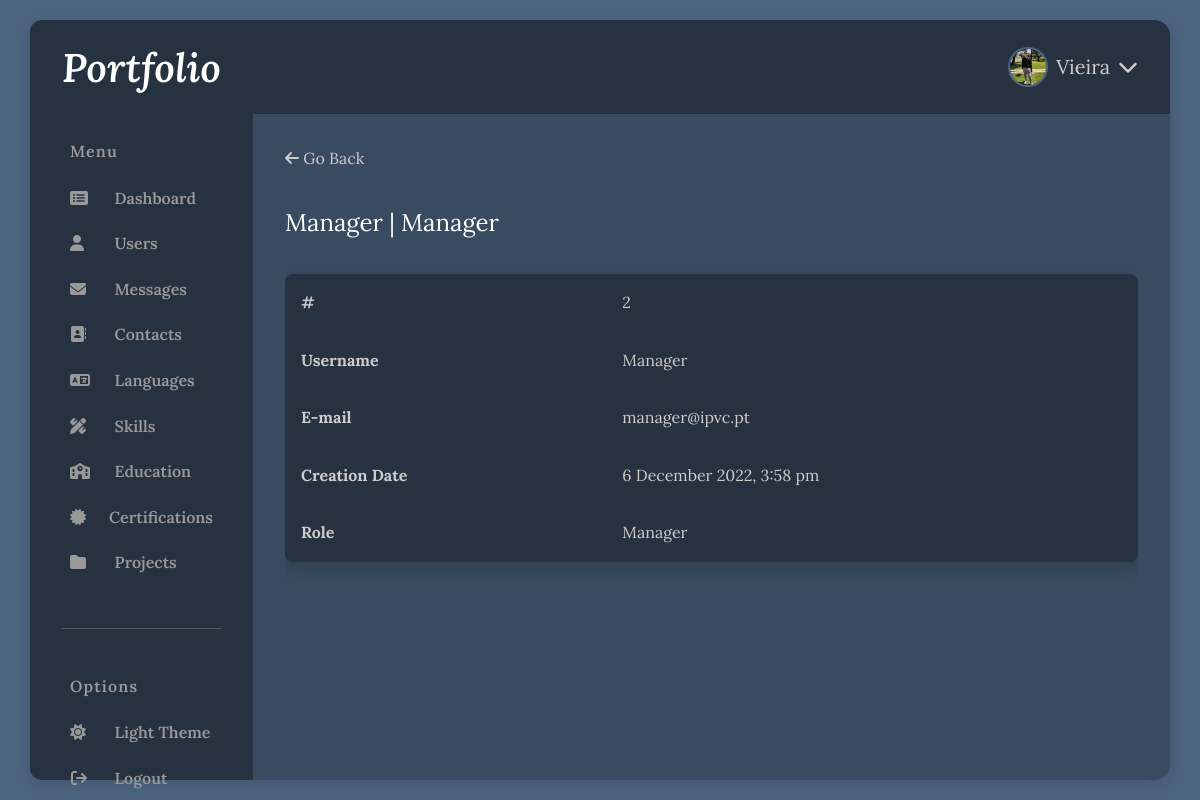
The app's page /pages/users/details_user.php?id=2 (signed in), older data.
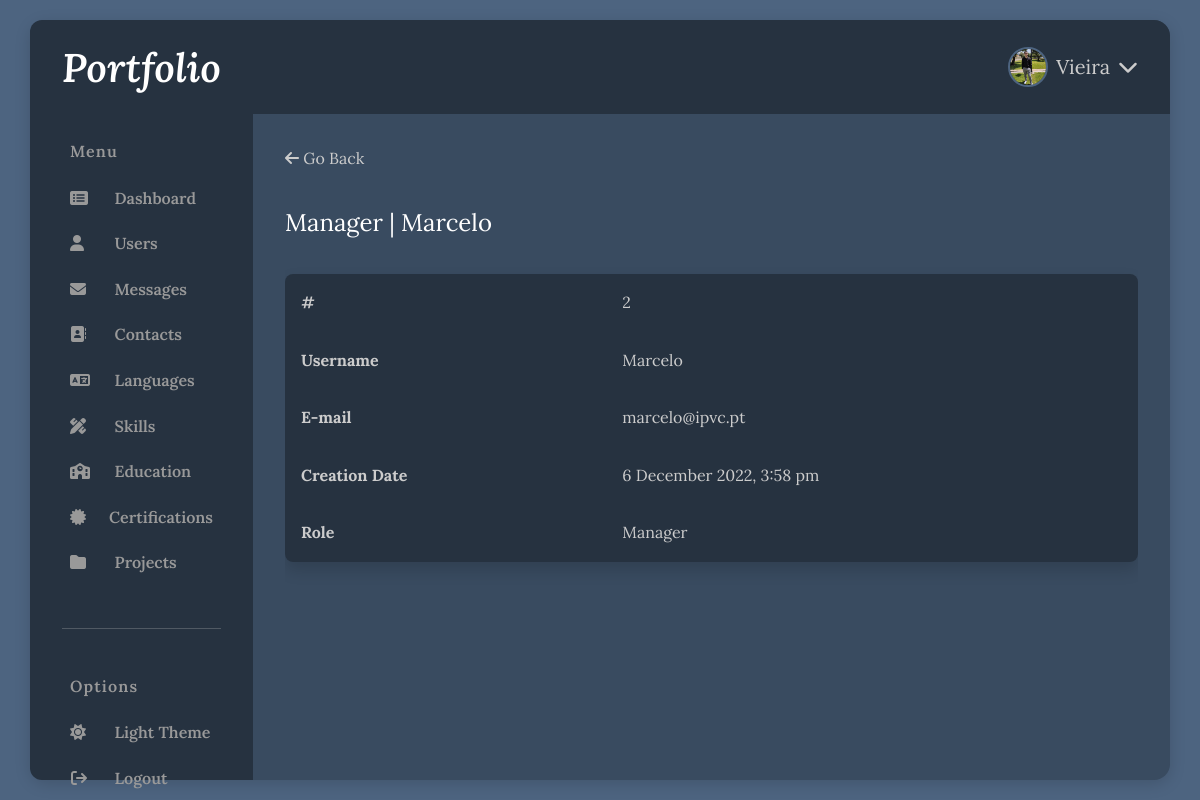
The same page, newer data.
### tables this page shows
CREATE TABLE tblSection (
    id              int primary key auto_increment,
    section         varchar(50),
    icon            varchar(50)
);

CREATE TABLE tblUser (
    id              int primary key auto_increment,
    username        varchar(100),
    email           varchar(100),
    pass            varchar(100),
    imgPath         varchar(255),
    dtCreated       datetime default current_timestamp,
    role            int default 2,  
    state           int default 2,  
    FOREIGN KEY (role) REFERENCES tblRole(id),
    FOREIGN KEY (state) REFERENCES tblUserState(id)
);

### src/pages/users/details_user.php (the view, shortened to what this page needs)
<?php
require_once('../../config/config.php');
$sql = "SELECT * FROM tblUser WHERE id = :id";
$stmt = $conn->prepare($sql);
$stmt->bindParam(':id', $_GET['id'], PDO::PARAM_INT);
$stmt->execute();
$userx = $stmt->fetch(PDO::FETCH_ASSOC);
?>
<!DOCTYPE html>
<html lang="en">
<head>
    <?php require_once('../../components/head_links.php'); ?>
</head>
<body>
<div id="dashboard-wrapper">
    <div id="dashboard-container">
        <?php require_once('../../components/sidebar.php'); ?>
        <main>
            <?php require_once('../../components/navbar.php'); ?>
            <article id="users">
                <div class="go-back" onclick="window.location.href='./'">
                    <i class="fa-solid fa-arrow-left"></i>
                    <span>Go Back</span>
                </div>
                <div class="article-title">
                    <?php echo ($userx['role'] == 1) ? "Admin" : "Manager"; echo " | "; echo $userx['username']; ?>
                </div>
                <table class="table shadow">
                    <tr>
                        <th>#</th>
                        <td><?php echo $userx['id']; ?></td>
                    </tr>
                    <tr>
                        <th>Username</th>
                        <td><?php echo $userx['username']; ?></td>
                    </tr>
                    <tr>
                        <th>E-mail</th>
                        <td><?php echo $userx['email']; ?></td>
                    </tr>
                    <tr>
                        <th>Creation Date</th>
                        <td><?php echo date("j F Y, g:i a", strtotime($userx['dtCreated'])) ?></td>
                    </tr>
                    <tr>
                        <th>Role</th>
                        <td><?php echo ($userx['role'] == 1) ? "Admin" : "Manager"; ?></td>
                    </tr>
                </table>
            </article>
        </main>
    </div>
</div>
</body>
</html>

### src/components/head_links.php (shortened to what this page needs)
<link rel="stylesheet" href="../../assets/libs/fontawesome-free-6.2.0-web/css/fontawesome.css">
<link rel="stylesheet" href="../../assets/libs/fontawesome-free-6.2.0-web/css/brands.css">
<link rel="stylesheet" href="../../assets/libs/fontawesome-free-6.2.0-web/css/solid.css">
<link rel="stylesheet" href="../../assets/styles/bootstrap.min.css" />
<link rel="stylesheet" href="../../assets/styles/main.css" />

### src/components/sidebar.php (shortened to what this page needs)
<div id="sidebar">
    <a href="../dashboard/" class="sidebar-brand">Portfolio</a>
    <nav class="sidebar-tabs">
        <h5 class="sidebar-title">Menu</h5>
        <?php
        $sqlManagerSection = "
            SELECT s.section, s.icon
            FROM tblUser AS u, tblSection AS s, tblManagerSectionAccess AS msa
            WHERE u.id = msa.idManager AND s.id = msa.idSection AND u.id = :id";
        $sqlAdminSection = "SELECT * FROM tblSection";
        if($_SESSION['role'] == 1) {
            $stmt = $conn->prepare($sqlAdminSection);
        } else if ($_SESSION['role'] == 2) {
            $stmt = $conn->prepare($sqlManagerSection);
            $stmt->bindParam(':id', $_SESSION['id'], PDO::PARAM_INT);
        }
        $stmt->execute();
        if($stmt->rowCount() > 0) {
            while ($section = $stmt->fetch(PDO::FETCH_ASSOC)) { ?>
        <a href="../<?php echo strtolower($section['section']); ?>/" class="sidebar-link">
            <div class="sidebar-link-icon"><i class="fa-regular <?php echo $section['icon']; ?>"></i></i>
            </div>
            <span><?php echo $section['section'] ?></span>
        </a>
        <?php } } ?>
    </nav>
    <hr>
    <div class="sidebar-tabs">
        <h5 class="sidebar-title">Options</h5>
        <a href="#" class="sidebar-link" id="toggleLight">
            <div class="sidebar-link-icon">
                <i class="fa-regular" id="toggleLightIcon"></i>
            </div>
            <span id="toggleLightLabel">Light Theme</span>
        </a>
        <a href=" ?logout" class="sidebar-link">
            <div class="sidebar-link-icon">
                <i class="fa-regular fa-arrow-right-from-bracket"></i>
            </div>
            <span>Logout</span>
        </a>
    </div>
</div>

### src/components/navbar.php (shortened to what this page needs)
<?php
$sql = "SELECT * FROM tblUser WHERE id = :id";
$stmt = $conn->prepare($sql);
$stmt->bindParam(':id', $_SESSION['id'], PDO::PARAM_INT);
$stmt->execute();
$user = $stmt->fetch(PDO::FETCH_ASSOC);
?>
<div id="navbar">
    <div class="navbar-section navbar-user">
        <div class="navbar-dropdown" id="navbar-dropdown">
            <img src="../../assets/images/<?php if(!empty($user['imgPath'])) { echo $user['imgPath']; } else { echo "user_notfound.png"; } ?>" class="navbar-img" alt="">
            <div class="navbar-dropdown-title"><?php echo $_SESSION['username']; ?></div>
            <i class="fa-regular fa-chevron-down"></i>
        </div>
    </div>
</div>

### src/assets/styles/main.css (style rules this page uses)
:root { --primary-variant: hsl(212, 25%, 20%); --primary: hsl(212, 25%, 30%); --secondary: hsl(212, 25%, 40%); --tertiary: hsl(212, 25%, 60%); --title-color: hsl(0, 0%, 100%); --subtitle-color: hsl(0, 0%, 90%); --text-color: hsl(0, 0%, 80%); --muted-color: hsl(0, 0%, 60%); --ff-base: 'Lora', serif; --fw-regular: 400; --fw-semibold: 500; --fw-bold: 600; --shadow: 0 0.25rem 1rem rgb(0 0 0 / 15%); --rounded-sm: .5rem; --rounded-md: .75rem; --rounded-lg: 1000vmax; }
* { padding: 0; margin: 0; box-sizing: border-box; outline: none; transition: all .2s; font-family: var(--ff-base); }
html { scroll-behavior: smooth; }
a { color: var(--tertiary); text-decoration: none; }
body { background-color: var(--primary); font-size: 1rem; font-weight: 400; line-height: 1.6; min-height: 100vh; }

### src/assets/styles/sidebar.css (style rules this page uses)
#sidebar { max-width: 300px; height: 100%; padding: 2rem; padding-top: 1rem; display: flex; flex-direction: column; background-color: var(--primary-variant); border-top-left-radius: .75rem; border-bottom-left-radius: .75rem; }
#sidebar a, #sidebar a:hover, #sidebar a:focus { text-decoration: none; }
#sidebar .sidebar-brand-sm, #sidebar .sidebar-brand { color: var(--title-color); font-size: 2.5rem; font-weight: var(--fw-bold); font-style: italic; padding-bottom: .65rem; transition: color .2s; }
.sidebar-tabs { color: var(--muted-color); display: flex; flex-direction: column; gap: .75rem; flex-grow: 2; justify-content: flex-start; height: auto; margin: 2rem 0; }
.sidebar-title { font-size: 1rem; letter-spacing: 0.07rem; font-weight: var(--fw-bold); margin-left: .5rem; }
a.sidebar-link { display: flex; gap: 1rem; color: var(--muted-color); font-weight: var(--fw-bold); background-color: transparent; border-radius: var(--rounded-sm); padding: .25rem .5rem; font-size: 1rem; transition: all .2s ease; }
.sidebar-link .sidebar-link-icon { flex-basis: calc(100% / 5); }
.sidebar-link i, .sidebar-link span { align-self: center; }

### src/assets/styles/navbar.css (style rules this page uses)
#navbar { display: flex; align-items: center; flex-direction: row; padding: 2rem; gap: 2rem; background-color: var(--primary-variant); border-top-right-radius: 1rem; }
.navbar-section { flex-grow: 1; min-height: 30px; font-size: 1.25rem; }
.navbar-user { display: flex; flex-direction: row; justify-content: flex-end; align-items: center; gap: 1rem; }
.navbar-img { width: 40px; border-radius: 50%; border: 2px solid var(--secondary); }
.navbar-dropdown { display: flex; flex-direction: row; gap: .5rem; align-items: center; cursor: pointer; position: absolute; user-select: none; }

### src/assets/styles/dashboard.css (style rules this page uses)
#dashboard-wrapper { width: 100%; height: 100vh; display: flex; justify-content: center; align-items: center; background-color: var(--secondary); }
#dashboard-container { --content-padding: 2rem; --content-gap: 2rem; display: flex; width: 95vw; height: 95vh; background-color: var(--primary); border-radius: 1rem; box-shadow: var(--shadow); font-weight: var(--fw-regular); font-size: 1rem; color: var(--text-color); }
#dashboard-container main { display: flex; flex-direction: column; width: 100%; flex-grow: 1; }
#dashboard-container article { --max-width: 1200px; display: flex; flex-direction: column; flex-grow: 1; margin-block: var(--content-padding); gap: var(--content-gap); overflow: auto; width: min(var(--max-width), 100% - (var(--content-padding) * 2)); margin-inline: auto; }
.article-title { font-size: 1.5rem; color: var(--title-color); display: flex; align-items: center; justify-content: space-between; flex-wrap: wrap; width: 100%; gap: 1rem; }
.table { min-width: 100%; border-collapse: collapse; overflow: hidden; border-radius: var(--rounded-sm); text-align: left; }
.table, .table *:not(select) { border: 0; }
.table td, .table th { padding: 1rem; }
.table tbody tr { background-color: var(--primary-variant); color: var(--text-color); }
@media (min-width: 1025px) { .table { box-shadow: var(--shadow); } }

Row changes from the older to the newer data that the page shows:
changed tbluser id 2: username "Manager" → "Marcelo"; email "manager@ipvc.pt" → "marcelo@ipvc.pt"
